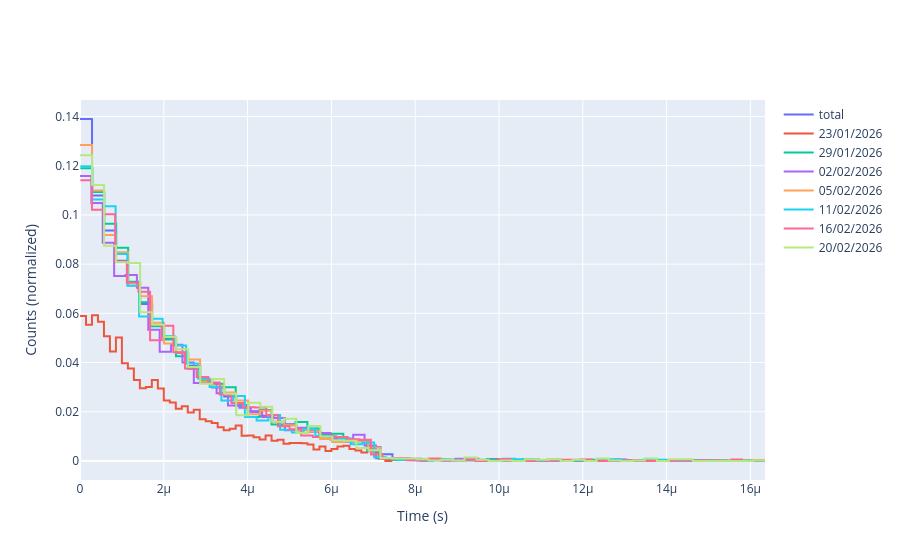
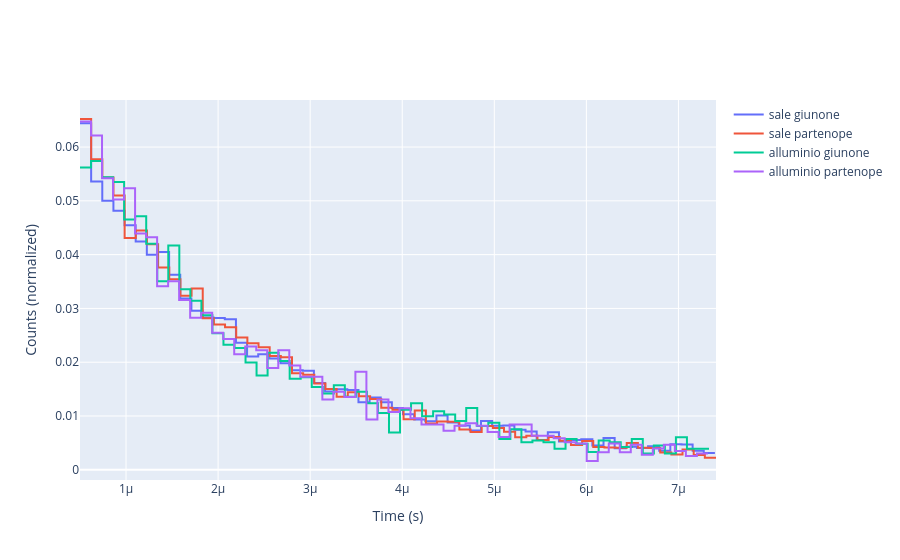
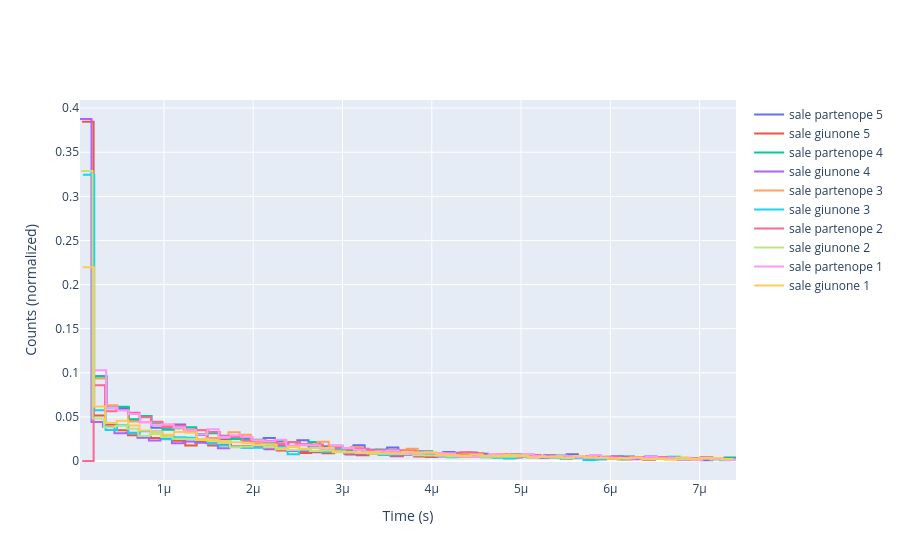

Notebook code for these charts, in order:
### Markdown cell above
## Hists

### Code cell
inv_data_1_cut = inv_data_1[(inv_data_1 > 3e-7) & (inv_data_1 < 7.6e-6)]

def hist_trace(arr, label, bins=n_bins):
    count, edges = np.histogram(arr, bins=bins, density=False)
    y = count / len(arr)
    x = edges[:-1]
    return go.Scatter(
        x=np.r_[x, edges[-1]],
        y=np.r_[y, y[-1]],
        mode="lines",
        name=label,
        line_shape="hv",
    )

# 1) Main runs
fig_main = go.Figure()
fig_main.add_trace(hist_trace(data, "total"))
fig_main.add_trace(hist_trace(data_1, "23/01/2026"))
fig_main.add_trace(hist_trace(data_2, "29/01/2026"))
fig_main.add_trace(hist_trace(data_3, "02/02/2026"))
fig_main.add_trace(hist_trace(data_4, "05/02/2026"))
fig_main.add_trace(hist_trace(data_5, "11/02/2026"))
fig_main.add_trace(hist_trace(data_6, "16/02/2026"))
fig_main.add_trace(hist_trace(data_7, "20/02/2026"))
fig_main.update_layout(xaxis_title="Time (s)", yaxis_title="Counts (normalized)", bargap=0)
fig_main.show()


# 3) Salt combined
salt_g_plot = salt_g[salt_g >= 5e-7]
salt_p_plot = salt_p[salt_p >= 5e-7]
al_g_plot = al_g[al_g >= 5e-7]
al_p_plot = al_p[al_p>=5e-7]




fig_result = go.Figure()
fig_result.add_trace(hist_trace(salt_g_plot, "sale giunone"))
fig_result.add_trace(hist_trace(salt_p_plot, "sale partenope"))
fig_result.add_trace(hist_trace(al_g_plot , "alluminio giunone"))
fig_result.add_trace(hist_trace(al_p_plot , "alluminio partenope"))

fig_result.update_layout(
    xaxis_title="Time (s)",
    yaxis_title="Counts (normalized)",
    bargap=0,
)
fig_result.show()


# 4) Salt separated runs
fig_salt_separated_runs = go.Figure()
fig_salt_separated_runs.add_trace(hist_trace(salt_p_5, "sale partenope 5"))
fig_salt_separated_runs.add_trace(hist_trace(salt_g_5, "sale giunone 5"))

fig_salt_separated_runs.add_trace(hist_trace(salt_p_4, "sale partenope 4"))
fig_salt_separated_runs.add_trace(hist_trace(salt_g_4, "sale giunone 4"))

fig_salt_separated_runs.add_trace(hist_trace(salt_p_3, "sale partenope 3"))
fig_salt_separated_runs.add_trace(hist_trace(salt_g_3, "sale giunone 3"))

fig_salt_separated_runs.add_trace(hist_trace(salt_p_2, "sale partenope 2"))
fig_salt_separated_runs.add_trace(hist_trace(salt_g_2, "sale giunone 2"))

fig_salt_separated_runs.add_trace(hist_trace(salt_p_1, "sale partenope 1"))
fig_salt_separated_runs.add_trace(hist_trace(salt_g_1, "sale giunone 1"))
fig_salt_separated_runs.update_layout(xaxis_title="Time (s)", yaxis_title="Counts (normalized)", bargap=0)
fig_salt_separated_runs.show()
